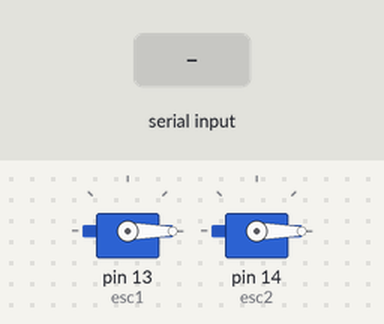
Simulated run of this sketch. Board: Arduino Uno, built with avr-gcc and run on an emulated ATmega328P. Shown: 2 × servo. The test bench sets the inputs (shaded band). What the sketch prints to the serial monitor is not drawn.

Above: at 1.2 s.
1.3 s: "90,45\n" received over Serial
At 2.5 s:
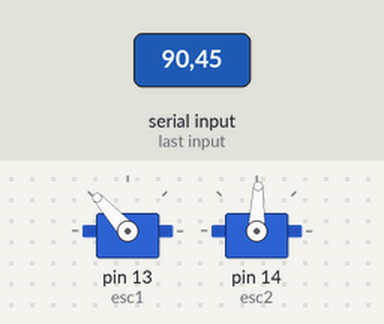
4.3 s: "30,150\n" received over Serial
At 4.8 s:
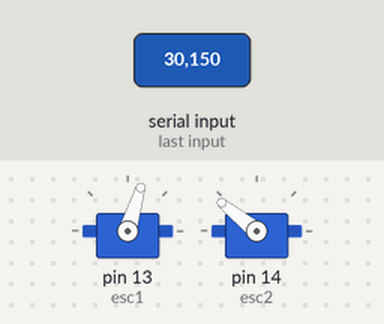
7.3 s: "90\n" received over Serial
At 8.8 s:
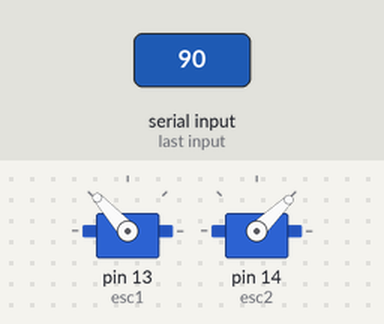
9.8 s: "200\n" received over Serial
At 12.0 s:
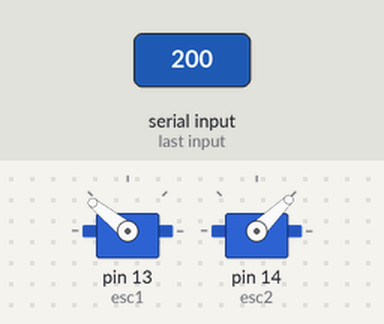
12.3 s: "1,90\n" received over Serial
At 13.2 s:
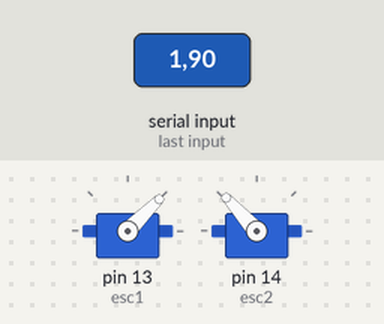
15.3 s: "1,90,45\n" received over Serial
At 17.5 s:
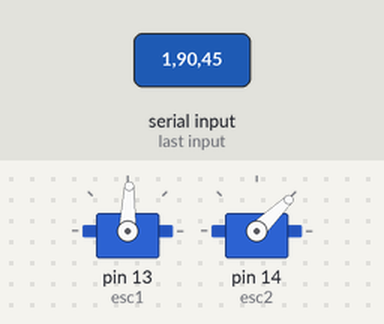
Timing chart, 0 to 18.8 s (numbered marks = the images above; inputs shaded):
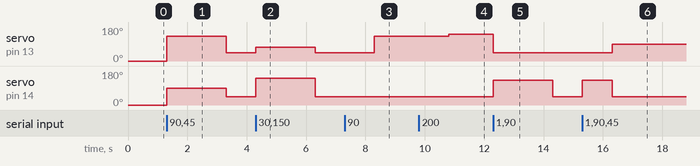

Measured:
- after the input at 1.3 s, servo on pin 13 (esc1): 0° → 132° at once, → 44° 2.0 s later; servo on pin 14 (esc2): 0° → 88° at once, → 44° 2.0 s later
- after the input at 4.3 s, servo on pin 13 (esc1): 44° → 73° at once, → 44° 2.0 s later; servo on pin 14 (esc2): 44° → 141° at once, → 44° 2.0 s later
- after the input at 7.3 s, servo on pin 13 (esc1): 44° → 132° after 1.0 s
- after the input at 9.8 s, servo on pin 13 (esc1): 132° → 141° after 1.0 s
- after the input at 12.3 s, servo on pin 13 (esc1): 141° → 45° at once, → 44° 2.0 s later; servo on pin 14 (esc2): 44° → 132° at once, → 44° 2.0 s later
- after the input at 15.3 s, servo on pin 13 (esc1): 44° → 45° at once, → 88° 1.0 s later; servo on pin 14 (esc2): 44° → 132° at once, → 44° 1.0 s later

The sketch:

motortest.ino
```cpp
#include <Servo.h>

Servo esc1;  // ESC an Pin 10
Servo esc2;  // ESC an Pin 11

int speed1 = 0;  // Geschwindigkeit in Prozent (0–100)
int speed2 = 0;

void setup() {
  esc1.attach(13);
  esc2.attach(14);
  Serial.begin(9600);

  Serial.println("ESC Steuerung gestartet.");
  Serial.println("Gib z.B. ein: 75 80  (für 75% auf ESC1, 80% auf ESC2)");
  esc1.writeMicroseconds(0);
  esc2.writeMicroseconds(0);
}

void loop() {
  if (Serial.available()) {
    // Lese zwei Integer-Werte aus dem seriellen Monitor
    speed1 = Serial.parseInt();  // Wert für ESC1
    speed2 = Serial.parseInt();  // Wert für ESC2

    // Begrenzung: 0–100%
    speed1 = constrain(speed1, 0, 100);
    speed2 = constrain(speed2, 0, 100);

    // Umrechnung in Mikrosekunden (PWM für ESCs)
    int pwm1 = map(speed1, 0, 100, 1000, 2000);
    int pwm2 = map(speed2, 0, 100, 1000, 2000);

    // PWM-Signal senden
    esc1.writeMicroseconds(pwm1);
    esc2.writeMicroseconds(pwm2);

    Serial.print("ESC1: "); Serial.print(speed1); Serial.print("% → ");
    Serial.print(pwm1); Serial.print(" µs | ");
    Serial.print("ESC2: "); Serial.print(speed2); Serial.print("% → ");
    Serial.print(pwm2); Serial.println(" µs");
  }
}
```
